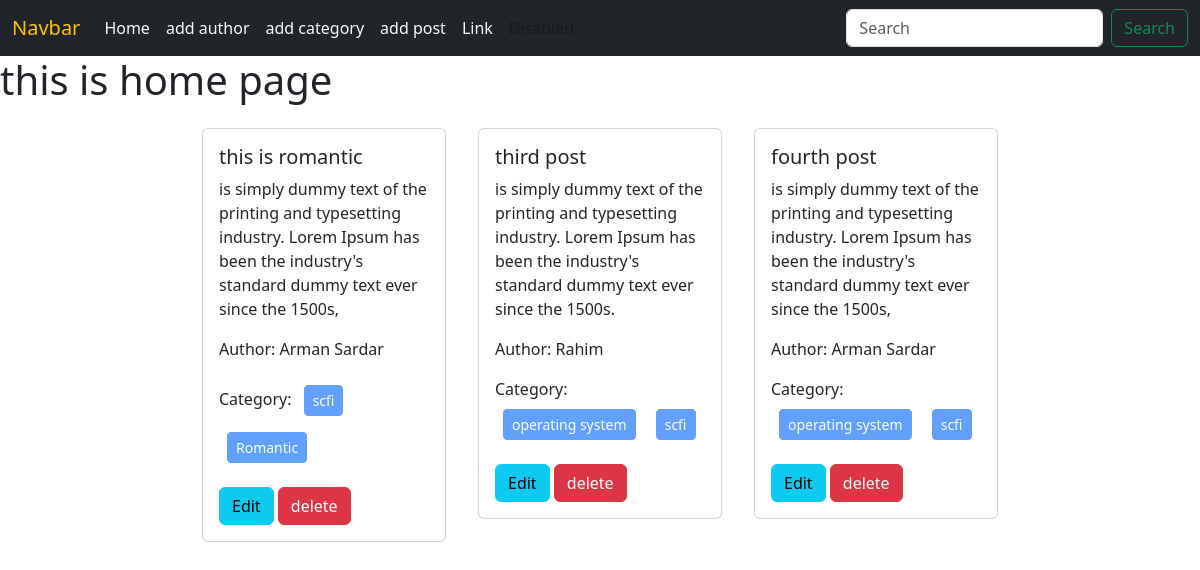
The page / on the database its author committed.
### posts/models.py (models this page shows)
class Post(models.Model):
    title=models.CharField(max_length=50)
    content=models.TextField()
    category=models.ManyToManyField(Category)  # ekta post multiple categorir moddeh thakteh pare abar akta categorir moddeh multiple post takte pareh
    author=models.ForeignKey(Author,on_delete=models.CASCADE)
    def __str__(self):
        return f'{self.title}'

### Authors/models.py (models this page shows, shortened)
class Author(models.Model):
    name=models.CharField(max_length=400)
    bio=models.TextField()
    phone_no=models.CharField(max_length=12)

### categories/models.py (models this page shows, shortened)
class Category(models.Model):
    name=models.CharField(max_length=100)

### BlogProject/views.py (the view)
# urls.py: 2. Add a URL to urlpatterns:  path('', views.home, name='home')
def home(request):
    data = Post.objects.all()
    print(data)
    return render(request,'home.html',{'data':data})

### templates/home.html
{% extends "base.html" %}
{% block content %}
<h1>this is home page</h1>
<div class="d-flex flex-wrap justify-content-center px-5">
    {% for post in data %}
    <div class="col-sm-3 p-3">
        <div class="card">
            <div class="card-body">
                <h5 class="card-title">{{post.title}}</h5>
                <p class="card-text">{{post.content}}</p>
                <p class="author name">Author: {{post.author.name}}</p>
                <p>Category: {% for cat in post.category.all %}
                    <button class="btn btn-primary btn-sm m-2" disabled>{{cat.name}}</button>
                    {% endfor %}
                </p>
                <a href="{% url 'edit_post' post.id %}" class="btn btn-info">Edit</a>
                <a href="{% url 'delete_post' post.id %}" class="btn btn-danger">delete</a>
            </div>
        </div>
    </div>
    {% endfor %}
</div>
{% endblock content %}

### templates/base.html (shortened to what this page needs)
<!doctype html>
<html lang="en">
  <head>
    <link href="https://cdn.jsdelivr.net/npm/bootstrap@5.3.3/dist/css/bootstrap.min.css" rel="stylesheet">
  </head>
  <body>
    <nav class="navbar navbar-expand-lg bg-dark " >
        <div class="container-fluid">
          <a class="navbar-brand text-warning" href="#">Navbar</a>
          <div class="collapse navbar-collapse" id="navbarSupportedContent">
            <ul class="navbar-nav me-auto mb-2 mb-lg-0">
              <li class="nav-item">
                <a class="nav-link active text-light" aria-current="page" href="{% url 'homepage' %}">Home</a>
              </li>
              <li class="nav-item">
                <a class="nav-link text-light" href="{% url 'add_author' %}">add author</a>
              </li>
              <li class="nav-item">
                <a class="nav-link text-light" href="{% url 'add_category' %}">add category</a>
              </li>
              <li class="nav-item">
                <a class="nav-link text-light" href="{% url 'add_post' %}">add post</a>
              </li>
              <li class="nav-item">
                <a class="nav-link text-light" href="#">Link</a>
              </li>
              <li class="nav-item">
                <a class="nav-link disabled" aria-disabled="true">Disabled</a>
              </li>
            </ul>
            <form class="d-flex" role="search">
              <input class="form-control me-2" type="search" placeholder="Search" aria-label="Search">
              <button class="btn btn-outline-success" type="submit">Search</button>
            </form>
          </div>
        </div>
      </nav>
      {% block content %}{% endblock content %}
  </body>
</html>

### rows shown on the page
Post: title "this is romantic", content "is simply dummy text of the printing and typesetting industry. Lorem Ipsum has been the industry's standard dummy text ever since the 1500s,", author.name "Arman Sardar"
Category: name "scfi"
Category: name "Romantic"
Post: title "third post", content "is simply dummy text of the printing and typesetting industry. Lorem Ipsum has been the industry's standard dummy text ever since the 1500s.", author.name "Rahim"
Category: name "operating system"
Post: title "fourth post", content "is simply dummy text of the printing and typesetting industry. Lorem Ipsum has been the industry's standard dummy text ever since the 1500s,", author.name "Arman Sardar"
